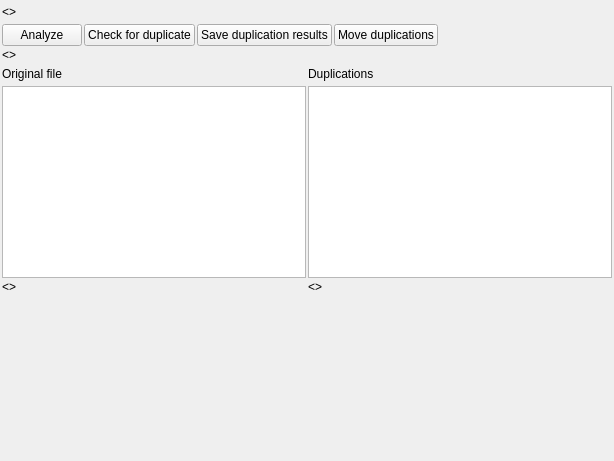
<?xml version="1.0" encoding="UTF-8"?>
<ui version="4.0">
 <class>Form</class>
 <widget class="QWidget" name="Form">
  <property name="geometry">
   <rect>
    <x>0</x>
    <y>0</y>
    <width>614</width>
    <height>461</height>
   </rect>
  </property>
  <property name="windowTitle">
   <string>Form</string>
  </property>
  <layout class="QHBoxLayout" name="horizontalLayout_2">
   <property name="spacing">
    <number>2</number>
   </property>
   <property name="leftMargin">
    <number>2</number>
   </property>
   <property name="topMargin">
    <number>2</number>
   </property>
   <property name="rightMargin">
    <number>2</number>
   </property>
   <property name="bottomMargin">
    <number>2</number>
   </property>
   <item>
    <layout class="QVBoxLayout" name="verticalLayout_2">
     <property name="spacing">
      <number>2</number>
     </property>
     <item>
      <layout class="QVBoxLayout" name="verticalLayout">
       <item>
        <widget class="QLabel" name="lblFName">
         <property name="minimumSize">
          <size>
           <width>0</width>
           <height>20</height>
          </size>
         </property>
         <property name="text">
          <string>&lt;&gt;</string>
         </property>
        </widget>
       </item>
       <item>
        <layout class="QHBoxLayout" name="horizontalLayout">
         <item>
          <widget class="QPushButton" name="pbAnalyze">
           <property name="toolTip">
            <string>Calculate how many files and subfolders are in selected folder</string>
           </property>
           <property name="text">
            <string>Analyze</string>
           </property>
          </widget>
         </item>
         <item>
          <widget class="QPushButton" name="pbCheckDuplications">
           <property name="sizePolicy">
            <sizepolicy hsizetype="Preferred" vsizetype="Preferred">
             <horstretch>0</horstretch>
             <verstretch>0</verstretch>
            </sizepolicy>
           </property>
           <property name="minimumSize">
            <size>
             <width>0</width>
             <height>0</height>
            </size>
           </property>
           <property name="maximumSize">
            <size>
             <width>300</width>
             <height>30</height>
            </size>
           </property>
           <property name="toolTip">
            <string>Search for duplicate files by comparing file's hash between all files in selected folder and its subfolders</string>
           </property>
           <property name="text">
            <string>Check for duplicate</string>
           </property>
          </widget>
         </item>
         <item>
          <widget class="QPushButton" name="pbDumpDuplications">
           <property name="text">
            <string>Save duplication results</string>
           </property>
          </widget>
         </item>
         <item>
          <widget class="QPushButton" name="pbMove">
           <property name="toolTip">
            <string>Move all duplicate files to 'duplications' subfolder in currently selected folder</string>
           </property>
           <property name="text">
            <string>Move duplications</string>
           </property>
          </widget>
         </item>
         <item>
          <spacer name="horizontalSpacer">
           <property name="orientation">
            <enum>Qt::Horizontal</enum>
           </property>
           <property name="sizeHint" stdset="0">
            <size>
             <width>40</width>
             <height>20</height>
            </size>
           </property>
          </spacer>
         </item>
        </layout>
       </item>
      </layout>
     </item>
     <item>
      <layout class="QGridLayout" name="gridLayout">
       <property name="spacing">
        <number>2</number>
       </property>
       <item row="4" column="0">
        <spacer name="verticalSpacer">
         <property name="orientation">
          <enum>Qt::Vertical</enum>
         </property>
         <property name="sizeHint" stdset="0">
          <size>
           <width>20</width>
           <height>5</height>
          </size>
         </property>
        </spacer>
       </item>
       <item row="1" column="0">
        <widget class="QLabel" name="label_3">
         <property name="minimumSize">
          <size>
           <width>0</width>
           <height>20</height>
          </size>
         </property>
         <property name="text">
          <string>Original file</string>
         </property>
        </widget>
       </item>
       <item row="1" column="1">
        <widget class="QLabel" name="label_4">
         <property name="minimumSize">
          <size>
           <width>0</width>
           <height>20</height>
          </size>
         </property>
         <property name="text">
          <string>Duplications</string>
         </property>
        </widget>
       </item>
       <item row="3" column="0">
        <widget class="QLabel" name="lblOriginalImage">
         <property name="maximumSize">
          <size>
           <width>512</width>
           <height>512</height>
          </size>
         </property>
         <property name="text">
          <string>&lt;&gt;</string>
         </property>
        </widget>
       </item>
       <item row="2" column="1">
        <widget class="QListView" name="lst_duplications">
         <property name="maximumSize">
          <size>
           <width>16777215</width>
           <height>300</height>
          </size>
         </property>
        </widget>
       </item>
       <item row="2" column="0">
        <widget class="QListView" name="lst_original_files">
         <property name="maximumSize">
          <size>
           <width>16777215</width>
           <height>300</height>
          </size>
         </property>
        </widget>
       </item>
       <item row="3" column="1">
        <widget class="QLabel" name="lblDuplicatedImage">
         <property name="maximumSize">
          <size>
           <width>512</width>
           <height>512</height>
          </size>
         </property>
         <property name="text">
          <string>&lt;&gt;</string>
         </property>
        </widget>
       </item>
       <item row="4" column="1">
        <spacer name="verticalSpacer_2">
         <property name="orientation">
          <enum>Qt::Vertical</enum>
         </property>
         <property name="sizeHint" stdset="0">
          <size>
           <width>20</width>
           <height>5</height>
          </size>
         </property>
        </spacer>
       </item>
       <item row="0" column="0">
        <widget class="QLabel" name="lblInfo">
         <property name="text">
          <string>&lt;&gt;</string>
         </property>
        </widget>
       </item>
      </layout>
     </item>
    </layout>
   </item>
  </layout>
 </widget>
 <resources/>
 <connections/>
</ui>
